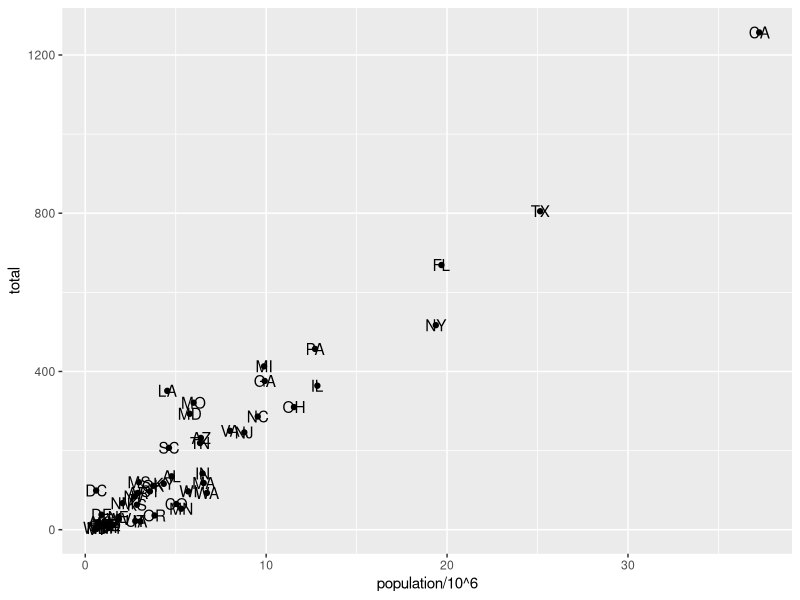
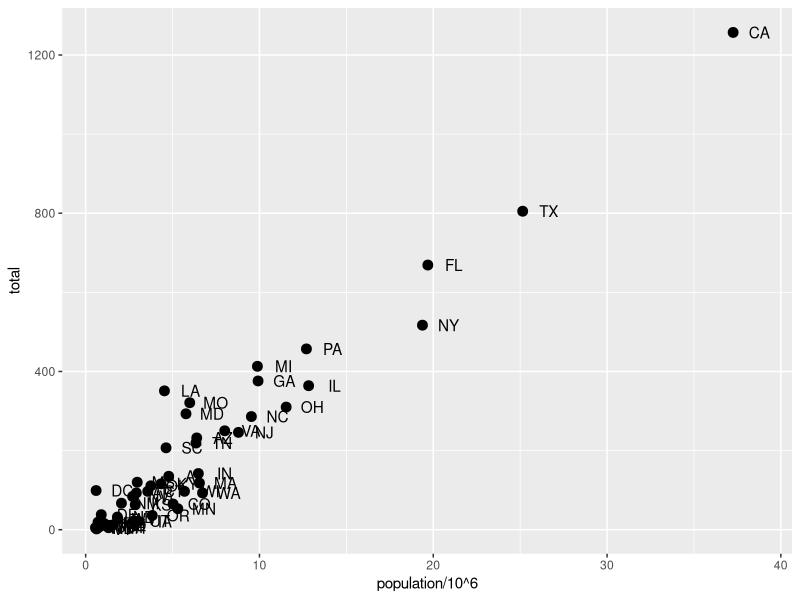
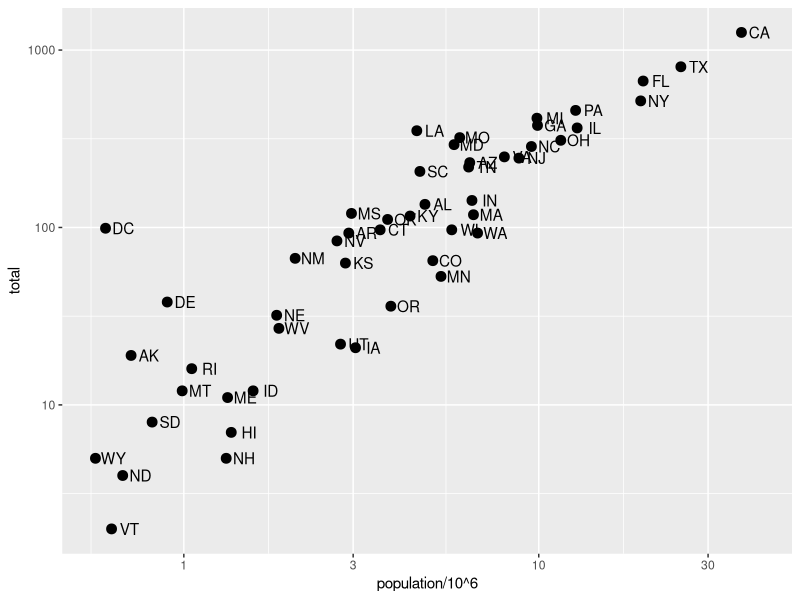
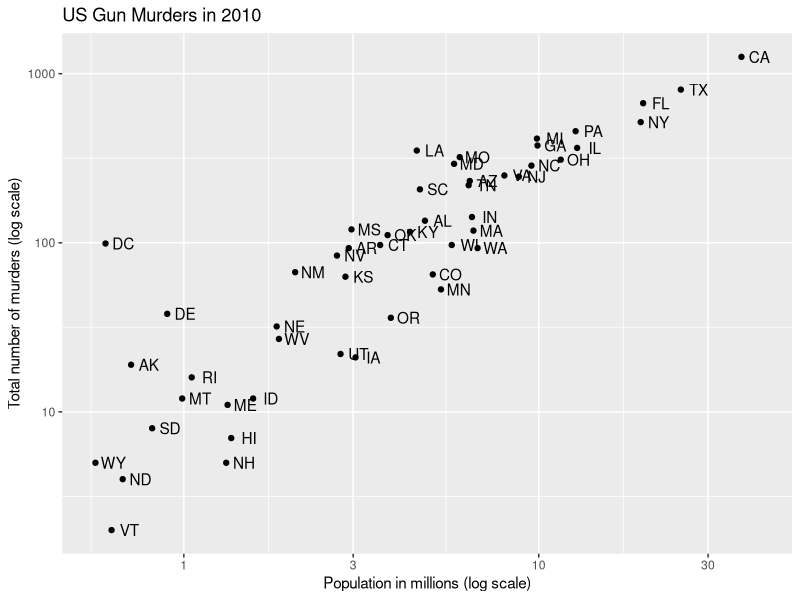
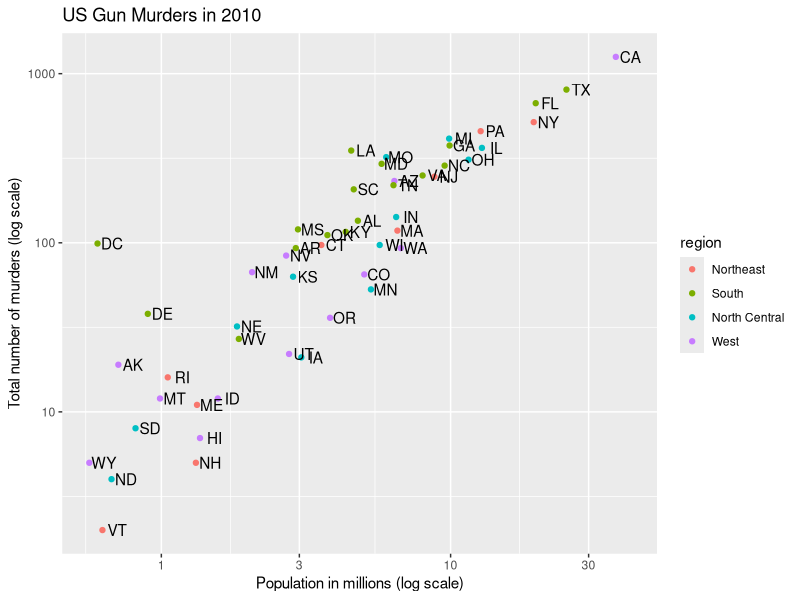
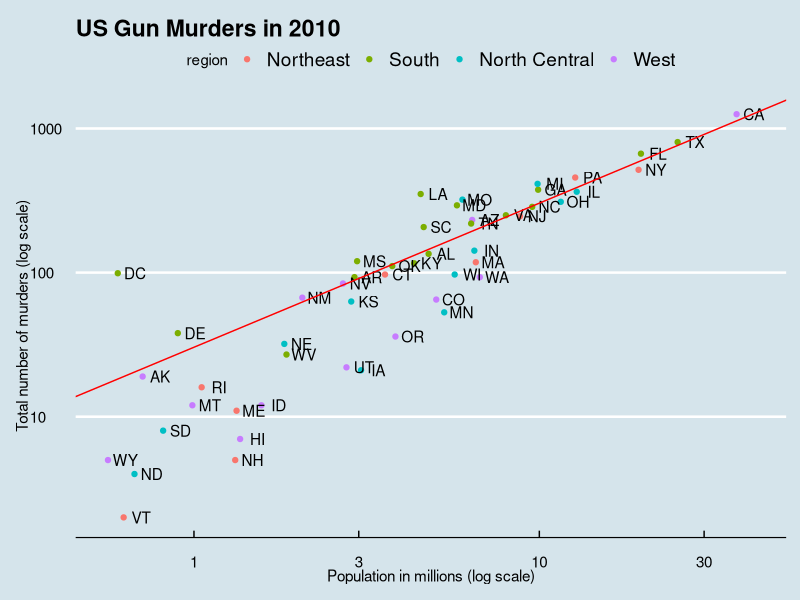
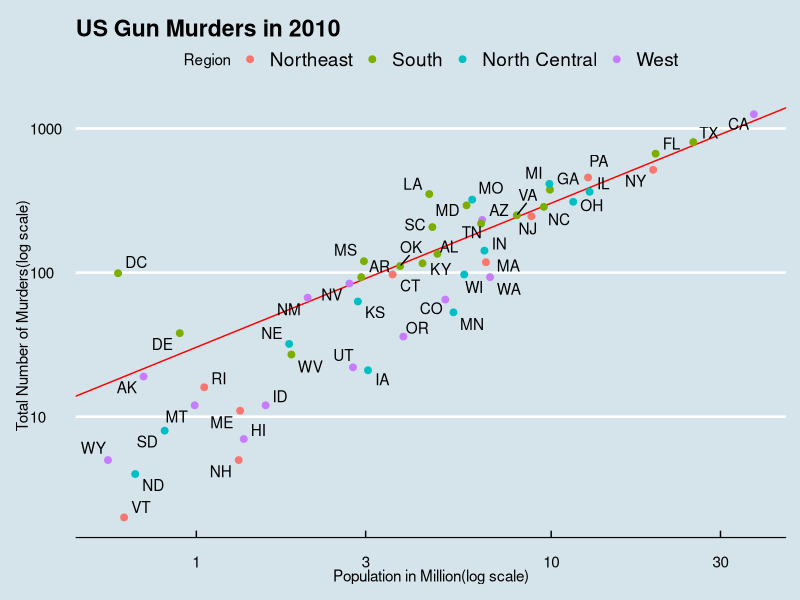
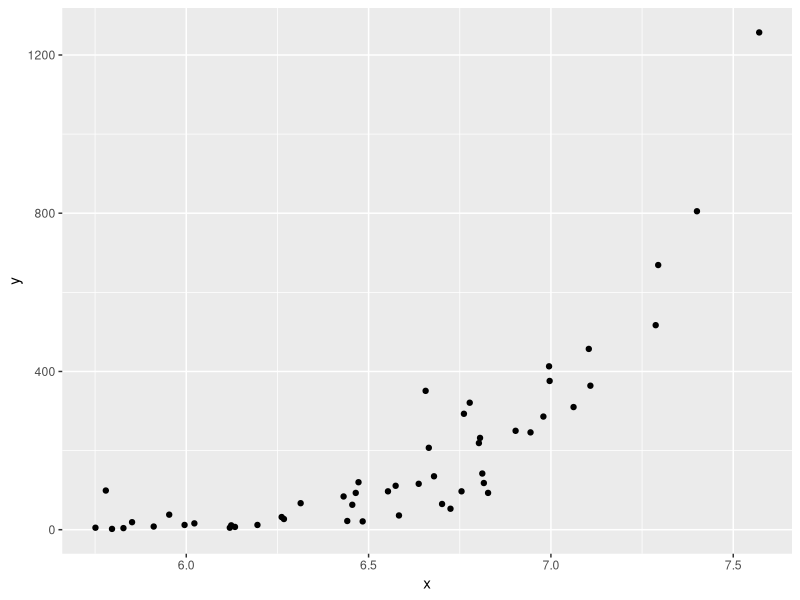

These figures' R source, in order:
#look at the US murders data
library(dslabs)
data("murders")
library(tidyverse)
library(ggplot2)
install.packages("ggthemes")
library(ggthemes)
library(ggrepel)

str(murders)

#which state have the largest and the smallest population?
#how large is a typical state?
#what is the relation between population and murder num?

#The great value of a picture is when it forces us to notice what we never expected to see
#how to use aesthetics mappings in ggplot
murders %>% 
  ggplot() +
  geom_point(aes(x = population/10^6, y = total)) +
  geom_text(aes(population/10^6, total, label = abb))


#tinkering with arguments
p <- ggplot(data = murders)


p + geom_point(aes(population/10^6, total), size = 3) +
  geom_text(aes(population/10^6, total, label = abb), nudge_x = 1.5)


#we can also write this code in the below format
p <- murders %>% ggplot(aes(population/10^6, total, label= abb))

p + geom_point(size = 3) +
  geom_text(nudge_x = 0.05) +
  scale_x_log10() +
  scale_y_log10()


#How to add Labels and titles to the graph
murders %>%
  ggplot(aes(population/10^6, total, label = abb)) +
  geom_point(size = 1.5) +
  geom_text(nudge_x = 0.05) +
  scale_x_log10() +
  scale_y_log10() +
  xlab("Population in millions (log scale)") +
  ylab("Total number of murders (log scale)") +
  ggtitle("US Gun Murders in 2010")



## how to add different catagories as color
murders %>%
  ggplot(aes(population/10^6, total, label = abb)) +
  geom_point(aes(col = region),size = 1.5) +
  geom_text(nudge_x = 0.05) +
  scale_x_log10() +
  scale_y_log10() +
  xlab("Population in millions (log scale)") +
  ylab("Total number of murders (log scale)") +
  ggtitle("US Gun Murders in 2010")


##Annotation, shape and adjustment
#we want to draw a line with avarage murder rate

r <- murders %>%
  summarise(rate = sum(total)/ sum(population) * 10^6) %>%
  pull(rate)

## how to add a line to the graph
murders %>%
  ggplot(aes(population/10^6, total, label = abb)) +
  geom_point(aes(col = region),size = 1.5) +
  geom_text(nudge_x = 0.05) +
  scale_x_log10() +
  scale_y_log10() +
  geom_abline(intercept = log10(r), color="red")+
  xlab("Population in millions (log scale)") +
  ylab("Total number of murders (log scale)") +
  ggtitle("US Gun Murders in 2010") +
  theme_economist()

p <- p + geom_abline(intercept = log10(r), lty = 2, color = "darkgrey") +
  geom_point(aes(col=region), size = 3)

p <- p + scale_color_discrete(name = "Region")


murders %>%
  ggplot(aes(population/10^6, total, label = abb)) +
  geom_abline(intercept = log10(r), color = "red", ity = 2) +
  geom_point(aes(col = region),size = 2) +
  geom_text_repel() +
  scale_x_log10() +
  scale_y_log10() +
  xlab("Population in Million(log scale)") +
  ylab("Total Number of Murders(log scale)") +
  ggtitle("US Gun Murders in 2010") +
  scale_color_discrete(name = "Region") +
  theme_economist()


#Quick plots with qpolt
data("murders")
x <- log10(murders$population)
y <- murders$total

qplot(x,y)


#How can we make a grid of plots
library(gridExtra)
p1 <- qplot(x)
p2 <- qplot(x,y)
grid.arrange(p1,p2, nrow =2)


##Exercises
library(dplyr)
library(ggplot2)
library(dslabs)
data("heights")
data("murders")


p <- ggplot(murders)

q <- ggplot(heights)

murders %>% ggplot(aes(population, total)) +
  geom_point()

murders %>% ggplot(aes(population, total, label = abb)) +
  geom_point(aes(col = region), size = 1.5) +
  geom_text_repel() +
  scale_x_log10() +
  scale_y_log10() +
  theme_excel_new()

##.........................................##
##VISUALIZING DATA DISTRIBUTION##
#...........................................##

#ordinal data is variables belonging to small number of different groups, with each groups having many members
##CASE STUDY
##Student Heights

library(tidyverse)
library(dslabs)
data(heights)

str(heights)

heights %>%
  ggplot(aes(height)) +
  geom_histogram(binwidth = 1,color = "white", fill = "orange") +
  facet_grid(sex ~ .)

hist(heights$height)


#THE NORMAL DISTRIBUTION
#if we have a vector X
#then the avarage of x will be mean(x)
#and the standard deviation will be sd(x)

#if the data is normally distributed then we can measure the data in standard units
#z = (x - m)/s with m is the mean and s is the standard deviation

##........................###
## QUANTILE QUANTILE PLOTS#
##.........................###


index <- heights$sex == "Male"
x <- heights$height[index]

x

qnorm(0.975, mean = 5, sd = 2)

mean(x <= 69.5)

## Let's construct a qq plot with R code
p <- seq(0.05, 0.95, 0.05)

sample_quantiles <- quantile(x, p)

theoretical_quantiles <- qnorm(p, mean = mean(x), sd = sd(x))

theoretical_quantiles

qplot(theoretical_quantiles,sample_quantiles) +
  geom_abline()


z <- scale(x)

sample_quantiles <- quantile(z,p)
theoretical_quantiles <- qnorm(p, mean = mean(x), sd = sd(x))

qplot(theoretical_quantiles,sample_quantiles) +
  geom_abline()

heights %>% filter(sex == "Male") %>%
  ggplot(aes(sample = scale(height))) +
  geom_qq() +
  geom_abline()



## We are going to do the qq ploting again
p <- seq(0.05, 0.95, 0.05)


#to obtain sample quantile from the data, we can use the quantile function
sample_quantiles <- quantile(x,p)

#now let's define theoretical quantile
theoretical_quantiles <- qnorm(p, mean = mean(x), sd = sd(x))
sample_quantiles

#now plot these points
qplot(theoretical_quantiles, sample_quantiles) + geom_abline()



## now let's do these with z score
z <- scale(x)


#lets define sample quantile from z scores
sample_quantiles <- quantile(z, p)
sample_quantiles


#lets determine the theoretical quantile
theoretical_quantiles <- qnorm(p, mean = mean(z), sd = sd(z))

#let's plot these data
qplot(theoretical_quantiles,sample_quantiles) + geom_abline()



#now we understand how the qq plots work in the normal distribution
#we can inspect any data with these qqplot function


#the qq aesthetics should have the sample parameter in the ggplot aesthetics

heights %>% filter(sex == "Male") %>%
  ggplot(aes(sample = scale(height))) +
  geom_qq() +
  geom_abline()


###EXERCISES####
#Define variables containing heights

library(dslabs)
library(tidyverse)
male <- heights$height[heights$sex == "Male"]
female <- heights$height[heights$sex == "Female"]

p <- seq(.10,.90,0.10)

#let's create the male percentile
male_percentile <- quantile(male, p)
male_percentile

#let's create the female percentile
female_percentile <- quantile(female, p)

#lets create the data frame
heights_data <- data.frame(male_percentile,female_percentile)
heights_data



library(dslabs)
data("heights")

x <- heights$height[heights$sex == "Male"]

mean(x > 69 & x <= 72)

avg <- mean(x)
sd <- sd(x)

prop2 <- pnorm(72, avg, sd)
prop2


prop1 <- pnorm(69,avg, sd)
prop1

prop2 - prop1


#sometimes we have a table which we want to show as a boxplot
data("murders")

tab <- murders %>%
  count(region) %>%
  mutate(proportion = n/sum(n))


#we use stat indentity when we want to show the actual data in the barplot, not the proportion
tab %>% ggplot(aes(region,proportion)) + geom_bar(stat = "identity")
#we no longer want geom_bar to count but rather plot the height data provided by the proportion variable

tab %>% ggplot(aes(region,proportion)) + 
  geom_bar(stat = "identity")



###HISTOGRAMS###
heights %>%
  filter(sex == "Female") %>%
  ggplot(aes(height)) +
  geom_histogram(binwidth = 1, color = "black", fill = "orange") +
  xlab("Female height in inches") +
  ggtitle("Histogram")


#histograms are easy
